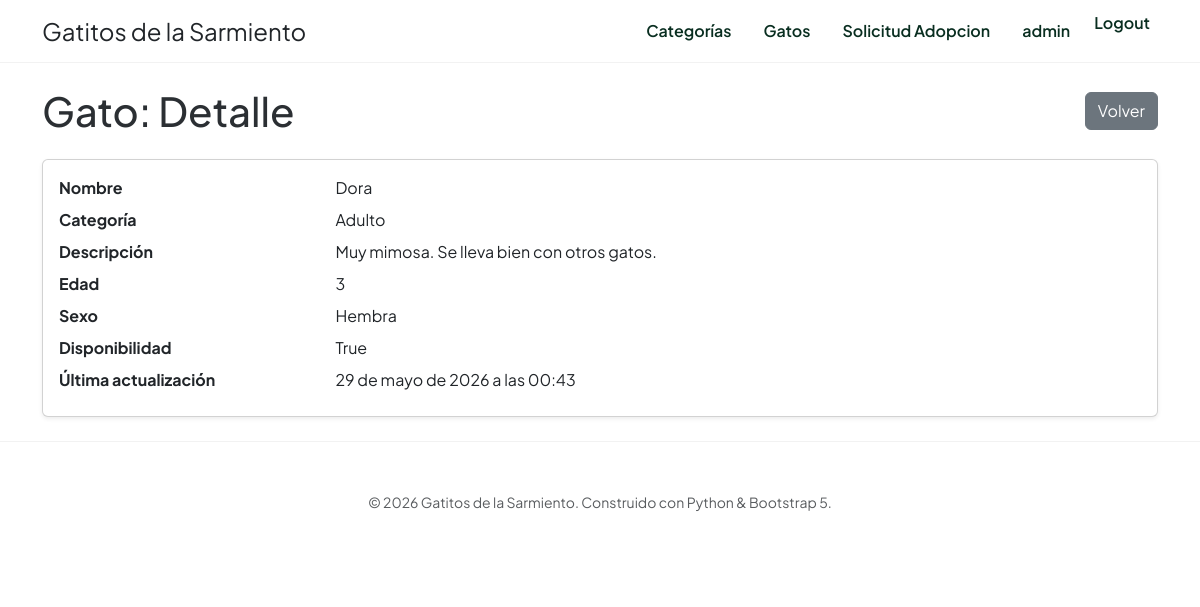
Page /gato/gato/detail/1 (signed in) on the committed database.
### gato/models.py (models this page shows, shortened)
class Gato(models.Model):
    categoria = models.ForeignKey(
        Categoria,
        on_delete=models.SET_NULL,
        null=True,
        blank=True,
        verbose_name="categoría",
    )
    nombre = models.CharField(max_length=100)
    descripcion = models.TextField(blank=True, null=True)
    edad = models.IntegerField()
    sexo = models.CharField(max_length=20)
    disponibilidad = models.BooleanField(default=True)
    fecha_actualizacion = models.DateTimeField(editable=False, auto_now=True)
    class Meta:
        verbose_name = "Gato"
        verbose_name_plural = "Gatos"
        constraints = [
            models.UniqueConstraint(
                fields=["categoria", "nombre"], name="categoria_nombre"
            )
        ]
        indexes = [models.Index(fields=["nombre"])]

class Categoria(models.Model):
    nombre = models.CharField(max_length=100, unique=True)
    descripcion = models.TextField(null=True, blank=True)
    def __str__(self):
        return self.nombre

### gato/views.py (the view)
# urls.py: path("gato/detail/<int:pk>", GatoDetail.as_view(), name="gato_detail"
class GatoDetail(DetailView):
    model = Gato

### gato/templates/gato/gato_detail.html
{% extends 'core/base.html' %}
{% block contenido %}
<div class="container py-4">
    <div class="d-flex justify-content-between align-items-center mb-4">
        <h1 class="mb-0">Gato: Detalle</h1>
        <a class="btn btn-secondary" href="{% url 'gato:gato_home' %}">Volver</a>
    </div>
    <div class="card shadow-sm">
        <div class="card-body">
            <dl class="row mb-0">
                <dt class="col-sm-3">Nombre</dt>
                <dd class="col-sm-9">{{ object.nombre }}</dd>
                <dt class="col-sm-3">Categoría</dt>
                <dd class="col-sm-9">{{ object.categoria }}</dd>
                <dt class="col-sm-3">Descripción</dt>
                <dd class="col-sm-9">{{ object.descripcion }}</dd>
                <dt class="col-sm-3">Edad</dt>
                <dd class="col-sm-9">{{ object.edad}}</dd>
                <dt class="col-sm-3">Sexo</dt>
                <dd class="col-sm-9">{{ object.sexo }}</dd>
                <dt class="col-sm-3">Disponibilidad</dt>
                <dd class="col-sm-9">{{ object.disponibilidad }}</dd>
                <dt class="col-sm-3">Última actualización</dt>
                <dd class="col-sm-9">{{ object.fecha_actualizacion }}</dd>
            </dl>
        </div>
    </div>
</div>
{% endblock contenido %}

### core/templates/core/partials/navbar.html (shortened to what this page needs)
<nav class="navbar navbar-expand-lg sticky-top">
    <div class="container">
        <a class="navbar-brand d-flex align-items-center" href="{% url 'core:home' %}">
            <span class="fw-800 fs-4 text-dark">Gatitos de la Sarmiento</span>
        </a>
        <div class="collapse navbar-collapse" id="navMenu">
            <ul class="navbar-nav ms-auto">
                {% if user.is_authenticated %}
                <li class="nav-item mx-2">
                    <a class="nav-link" href="{% url 'gato:categoria_home' %}">Categorías</a>
                </li>
                <li class="nav-item mx-2">
                    <a class="nav-link" href="{% url 'gato:gato_home' %}">Gatos</a>
                </li>
                <li class="nav-item mx-2">
                    <a class="nav-link" href="{% url 'gato:solicitud_home' %}">Solicitud Adopcion</a>
                </li>
                <li class="nav-item mx-2">
                    <a class="nav-link" href="#">{{ user.username }}</a>
                </li>
                <li class="nav-item mx-2">
                    <form class="d-inline" action="{% url 'core:logout' %}" method="post">
                        <button type="submit" class="btn btn-link nav-link p-0">Logout</button>
                    </form>
                </li>
                {% endif %}
            </ul>
        </div>
    </div>
</nav>

### core/static/core/css/styles.css (style rules this page uses)
:root { --django-green: #092e20; --django-light: #44b78b; }
body { font-family: 'Plus Jakarta Sans', sans-serif; color: #2b2f33; }
.navbar { backdrop-filter: blur(10px); background-color: rgba(255, 255, 255, 0.8); border-bottom: 1px solid rgba(0, 0, 0, 0.05); }
.nav-link { font-weight: 600; color: var(--django-green) !important; transition: color 0.3s; }

### rows in the picture
Gato: nombre "Dora", categoria "Adulto", descripcion "Muy mimosa. Se lleva bien con otros gatos.", edad "3", sexo "Hembra", disponibilidad "True", fecha_actualizacion "29 de mayo de 2026 a las 00:43"

### other values in the picture
{{ user.username }} "admin"
